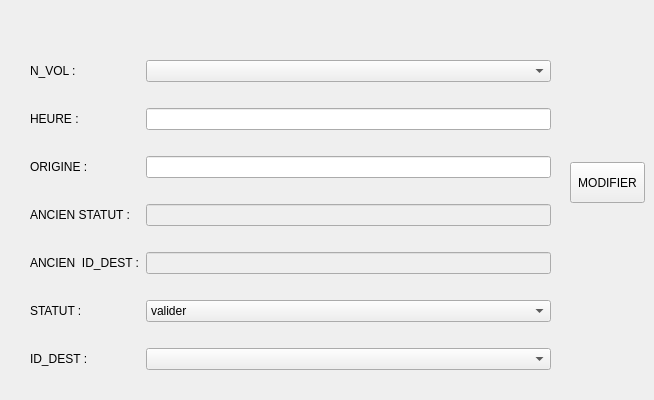
     <widget class="QWidget" name="tab_29">
      <attribute name="title">
       <string>modifier</string>
      </attribute>
      <widget class="QPushButton" name="mod_vol">
       <property name="geometry">
        <rect>
         <x>570</x>
         <y>162</y>
         <width>75</width>
         <height>41</height>
        </rect>
       </property>
       <property name="text">
        <string>MODIFIER</string>
       </property>
      </widget>
      <widget class="QWidget" name="layoutWidget">
       <property name="geometry">
        <rect>
         <x>30</x>
         <y>40</y>
         <width>521</width>
         <height>351</height>
        </rect>
       </property>
       <layout class="QGridLayout" name="gridLayout_13">
        <item row="0" column="0">
         <widget class="QLabel" name="label_82">
          <property name="styleSheet">
           <string notr="true">font: 63 italic 14pt &quot;Lucida Sans&quot;;

background:none;</string>
          </property>
          <property name="text">
           <string>N_VOL :</string>
          </property>
         </widget>
        </item>
        <item row="0" column="1">
         <widget class="QComboBox" name="comboBox_N_VOL_mod"/>
        </item>
        <item row="1" column="0">
         <widget class="QLabel" name="label_84">
          <property name="styleSheet">
           <string notr="true">font: 63 italic 14pt &quot;Lucida Sans&quot;;

background:none;</string>
          </property>
          <property name="text">
           <string>HEURE :</string>
          </property>
         </widget>
        </item>
        <item row="1" column="1">
         <widget class="QLineEdit" name="lineEdit_heure_mod">
          <property name="styleSheet">
           <string notr="true">background:none;</string>
          </property>
         </widget>
        </item>
        <item row="2" column="0">
         <widget class="QLabel" name="label_83">
          <property name="styleSheet">
           <string notr="true">font: 63 italic 14pt &quot;Lucida Sans&quot;;

background:none;</string>
          </property>
          <property name="text">
           <string>ORIGINE :</string>
          </property>
         </widget>
        </item>
        <item row="2" column="1">
         <widget class="QLineEdit" name="lineEdit_origine_mod">
          <property name="styleSheet">
           <string notr="true">background:none;</string>
          </property>
         </widget>
        </item>
        <item row="3" column="0">
         <widget class="QLabel" name="label_86">
          <property name="styleSheet">
           <string notr="true">font: 63 italic 14pt &quot;Lucida Sans&quot;;
background:none;</string>
          </property>
          <property name="text">
           <string>ANCIEN STATUT :</string>
          </property>
         </widget>
        </item>
        <item row="3" column="1">
         <widget class="QLineEdit" name="lineEdit_statut_mod">
          <property name="enabled">
           <bool>false</bool>
          </property>
          <property name="styleSheet">
           <string notr="true">background:none;</string>
          </property>
         </widget>
        </item>
        <item row="4" column="0">
         <widget class="QLabel" name="label_87">
          <property name="styleSheet">
           <string notr="true">font: 63 italic 14pt &quot;Lucida Sans&quot;;

background:none;</string>
          </property>
          <property name="text">
           <string>ANCIEN  ID_DEST :</string>
          </property>
         </widget>
        </item>
        <item row="4" column="1">
         <widget class="QLineEdit" name="lineEdit_ID_DEST_mod">
          <property name="enabled">
           <bool>false</bool>
          </property>
          <property name="styleSheet">
           <string notr="true">background:none;</string>
          </property>
         </widget>
        </item>
        <item row="5" column="0">
         <widget class="QLabel" name="label_81">
          <property name="styleSheet">
           <string notr="true">font: 63 italic 14pt &quot;Lucida Sans&quot;;

background:none;</string>
          </property>
          <property name="text">
           <string>STATUT :</string>
          </property>
         </widget>
        </item>
        <item row="5" column="1">
         <widget class="QComboBox" name="comboBox_status_mod">
          <item>
           <property name="text">
            <string>valider</string>
           </property>
          </item>
          <item>
           <property name="text">
            <string>retard</string>
           </property>
          </item>
          <item>
           <property name="text">
            <string>annuler</string>
           </property>
          </item>
         </widget>
        </item>
        <item row="6" column="0">
         <widget class="QLabel" name="label_85">
          <property name="styleSheet">
           <string notr="true">font: 63 italic 14pt &quot;Lucida Sans&quot;;
background:none;</string>
          </property>
          <property name="text">
           <string>ID_DEST :</string>
          </property>
         </widget>
        </item>
        <item row="6" column="1">
         <widget class="QComboBox" name="comboBox_ID_DEST_mod_vol"/>
        </item>
       </layout>
      </widget>
     </widget>
